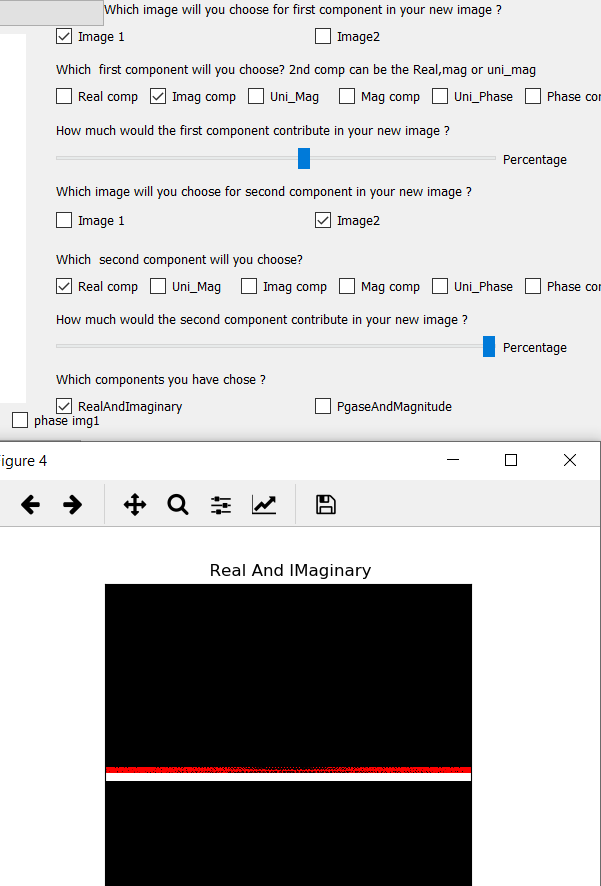
#> input picture DSP/sbe309-2020-task3/The_new_pic_from_mixing.PNG, 601 x 886 px
$ python -i imageModel.py   (imports and definitions only)
#> lines starting #> are read from the running program, lines starting #| are printed output that depends on the picture
## This is the abstract class that the students should implement

from modesEnum import Modes
import numpy as np
#from main import mixer
from modesEnum import Modes
import cv2


class ImageModel():

    """
    A class that represents the ImageModel"
    """

    def __init__(self):
        pass

    def __init__(self, imgPath: str):
#> called with imgPath = 'The_new_pic_from_mixing.PNG'
        self.imgPath = imgPath
        ###
        # ALL the following properties should be assigned correctly after reading imgPath
        self.imgByte = cv2.imread(self.imgPath)
#> self.imgByte is the input picture: shape (886, 601, 3); mean B, G, R 188.9, 188.6, 189.5
        self.imgByte= cv2.cvtColor(self.imgByte, cv2.COLOR_BGR2GRAY)  # for the first error has appeared for me from testtask , it hhas been solved by adding this line#
#> self.imgByte: shape (886, 601)
        #print(self.imgByte.shape)

        self.dft = np.fft.fft2(self.imgByte)
        #self.dft = np.fft.fftshift(self.dft)
        self.real=np.real(self.dft)
        self.imaginary=np.imag(self.dft)
        self.magnitude =np.abs(self.dft)            ##########for the 2nd assertion error,,i make sure that self.magnitude = the magnitude of Fourier not 20*log(magnitude) or something else
        self.phase = np.angle(self.dft)
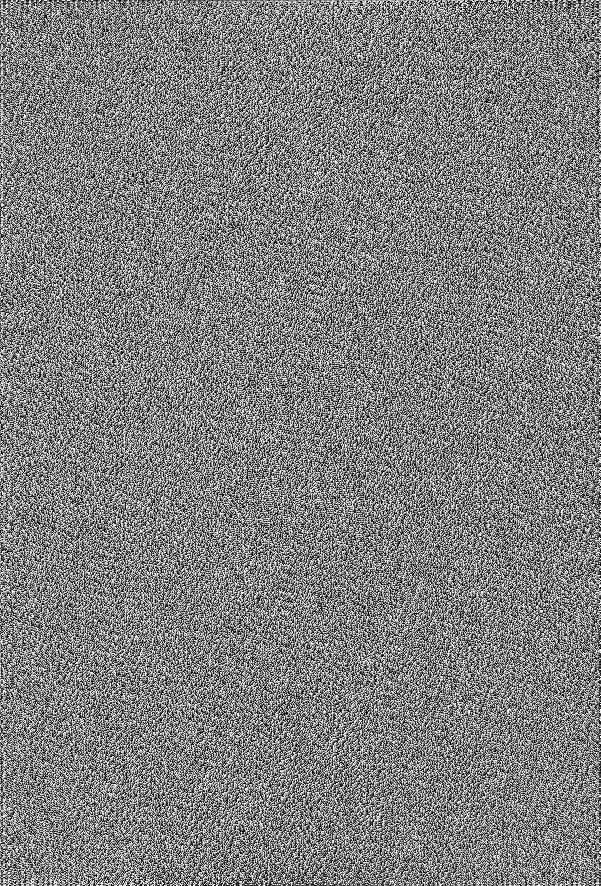
#> self.phase: shape (886, 601) float64; min -3.14, max 3.14, mean -2.24e-17; drawn with min black and max white
        self.uniphase=np.zeros(self.phase.shape,dtype=None ,order='C')
        self.unimagnitude=np.ones(self.magnitude.shape,dtype=None ,order='C')

    def fourierTransform(self):

              self.imgByte = cv2.imread(self.imgPath)
              self.imgByte= cv2.cvtColor(self.imgByte, cv2.COLOR_BGR2GRAY)    # for the first error has appeared for me from testtask , it hhas been solved by adding this line#
              self.dft = np.fft.fft2(self.imgByte)
              self.dft = np.fft.fftshift(self.dft)
    # [117 lines left out: functions realfft, imagfft, magfft, phasefft, uni_Phasefft, uni_Magnitudefft and 1 more, not called in this run]

>>> result = ImageModel('The_new_pic_from_mixing.PNG').fourierTransform()

$ run again, on DSP/sbe309-2020-task3/MagAndPhase.PNG
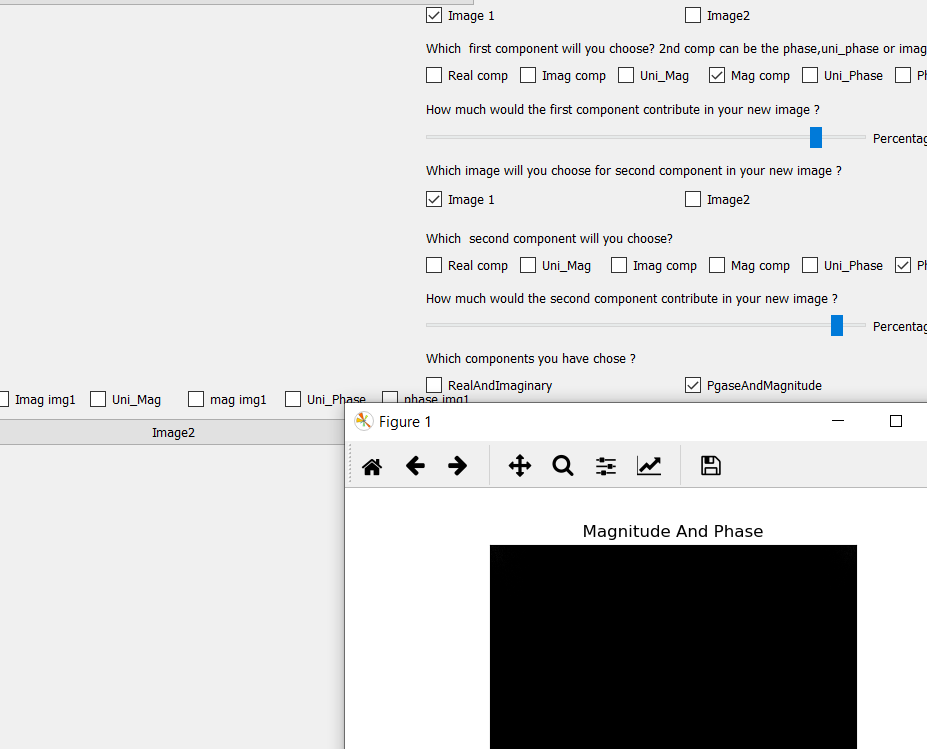
#> input picture DSP/sbe309-2020-task3/MagAndPhase.PNG, 927 x 749 px
#> in __init__, self.imgByte is the input picture: shape (749, 927, 3); mean B, G, R 211, 210.9, 210.9
#> self.imgByte: shape (749, 927)
#> in __init__, `self.phase = np.angle(self.dft)`:
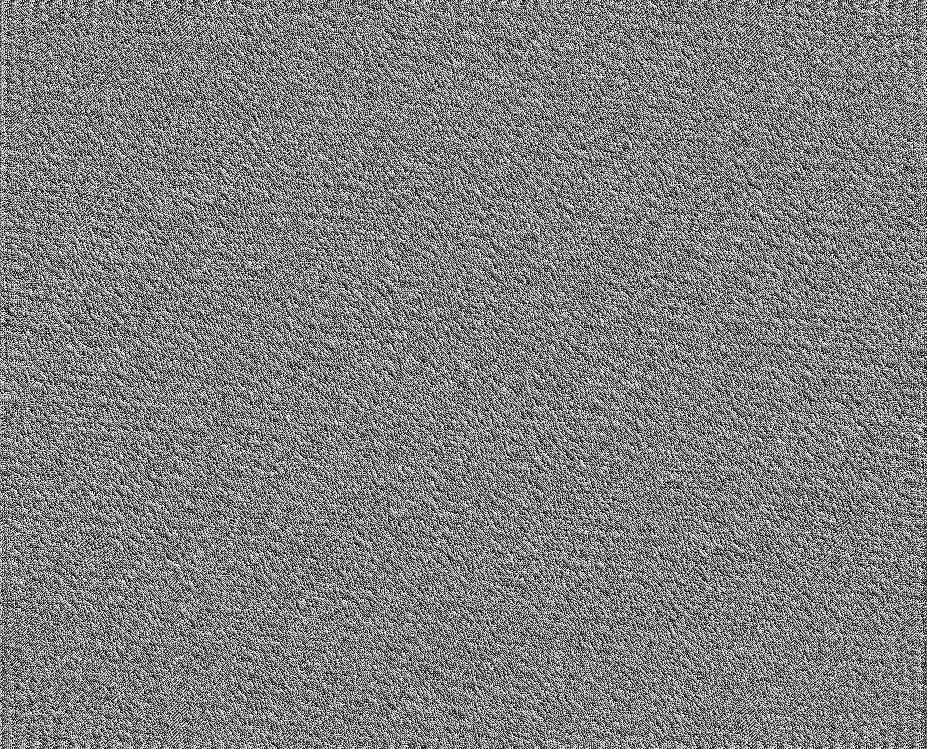
#> self.phase: shape (749, 927) float64; min -3.14, max 3.14, mean 7.74e-18; drawn with min black and max white

$ run again, on DSP/sbe309-2020-task3/Messege_for_the_2nd_comp_type.PNG
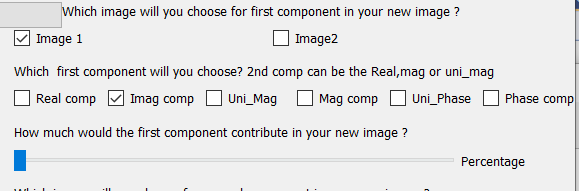
#> input picture DSP/sbe309-2020-task3/Messege_for_the_2nd_comp_type.PNG, 579 x 191 px
#> in __init__, self.imgByte is the input picture: shape (191, 579, 3); mean B, G, R 228.5, 227.9, 228
#> self.imgByte: shape (191, 579)
#> in __init__, `self.imaginary=np.imag(self.dft)`:
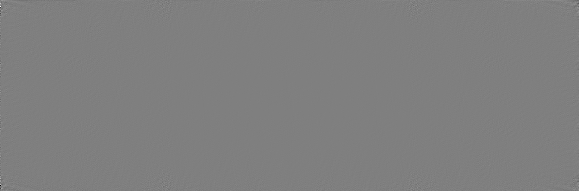
#> self.imaginary: shape (191, 579) float64; min -801978, max 801978, mean 0; drawn with min black and max white
#> in __init__, `self.phase = np.angle(self.dft)`:
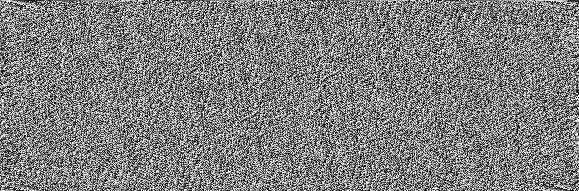
#> self.phase: shape (191, 579) float64; min -3.14, max 3.14, mean -9.38e-18; drawn with min black and max white
